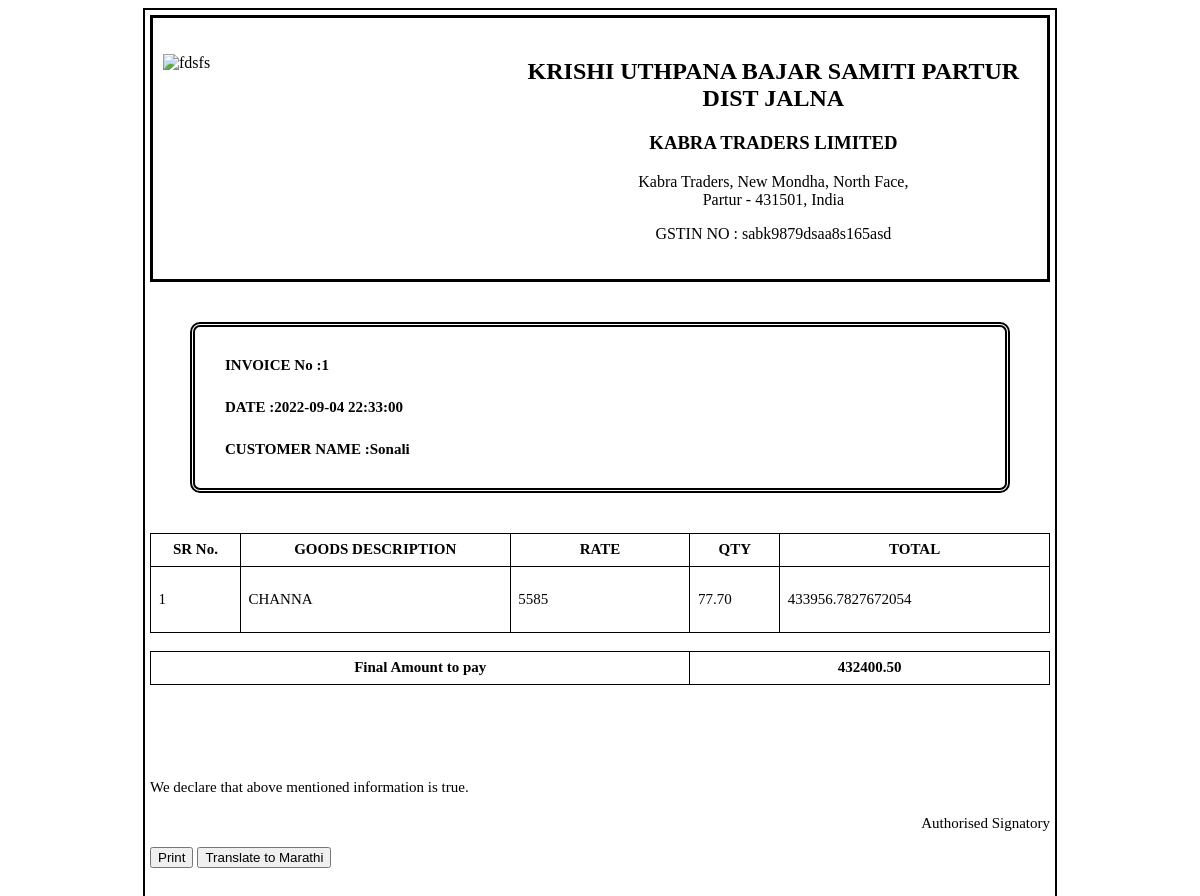
Page /showbill/1 on the committed database.
### app.py (models this page shows)
class customer(db.Model):
    sno = db.Column(db.Integer, primary_key=True)
    name = db.Column(db.String(80), unique=False, nullable=False)
    gaav = db.Column(db.String(80), unique=False, nullable=False)
    ptype = db.Column(db.String(80), unique=False, nullable=False)
    count = db.Column(db.Integer, unique=False, nullable=False)
    dname = db.Column(db.String(80), unique=False, nullable=False)
    phone = db.Column(db.String(12), unique=False, nullable=True)
    rate = db.Column(db.Integer, unique=False, nullable=True)
    total = db.Column(db.Integer, unique=False, nullable=True)
    weight = db.Column(db.Numeric(10, 2), unique=False, nullable=True)
    hamali = db.Column(db.Integer, unique=False, nullable=True)
    battav = db.Column(db.Integer, unique=False, nullable=True)
    moisture = db.Column(db.Integer, unique=False, nullable=True)
    date = db.Column(db.String(120), unique=False, nullable=True)

### app.py (the view)
@app.route("/showbill/<string:sno>")
def showbill(sno):
    data = customer.query.filter_by(sno=sno).first()
    finalamt=final_price(data.weight,data.rate)
    return render_template("billpdf.html",data = data,finalamt=finalamt)

### app.py (called while the page is built)
def final_price(weight,rate):
    charge = 20 * weight
    finalamt = (weight*rate) - charge
    return finalamt

### templates/billpdf.html (shortened to what this page needs)
<!DOCTYPE html>
<html>
<head>
</head>
<body>
  <div class="container">
    <div class="logo">
      <img src="https://res.cloudinary.com/dfrtu63wr/image/upload/v1684436213/logo_ozc3bf.jpg" alt="fdsfs">
    </div>
    <div class="names">
      <h2>KRISHI UTHPANA BAJAR SAMITI PARTUR DIST JALNA</h2>
      <h3>KABRA TRADERS LIMITED</h3>
      <div class="address">
        Kabra Traders, New Mondha, North Face,<br />
        Partur - 431501, India
      </div>
      <p>GSTIN NO : sabk9879dsaa8s165asd</p>
    </div>
  </div>
  <div class="tbl">
    <div class="invoice">
      <div class="row">
        <div class="col-4">INVOICE No :{{data.sno}}</div>
      </div>
      <div class="row">
        <div class="col-4">DATE :{{data.date}}</div>
      </div>
      <div class="row">
        <div class="col-4">CUSTOMER NAME :{{data.name}}</div>
      </div>
    </div>
  </div>
  <div class="item-description">
    <table class="table">
      <tr>
        <th width="10%">SR No.</th>
        <th width="30%">GOODS DESCRIPTION</th>
        <th width="20%">RATE</th>
        <th width="10%">QTY</th>
        <th width="30%">TOTAL</th>
      </tr>
      <tr>
        <td>{{data.sno}}</td>
        <td>{{data.ptype}}</td>
        <td>{{data.rate}}</td>
        <td>{{data.weight}}</td>
        <td>{{data.total}}</td>
      </tr>
    </table>
    <br>
    <table class="table">
      <tr>
        <th width="60%">Final Amount to pay</th>
        <th width="40%">{{finalamt}}</th>
      </tr>
    </table>
    <div class="declaration">
      <p>We declare that above mentioned information is true.</p>
    </div>
  </div>
  <div class="signature">
    <p>Authorised Signatory</p>
  </div>
  <button onclick="printPage()">Print</button>
  <button id="translateButton">Translate to Marathi</button>
</body>
</html>

### templates/billpdf.html (style rules this page uses)
body { height: 1000px; width: 900px; margin-left: auto; margin-right: auto; padding: 5px; border: 2px solid black; }
.container { font-family: 'Playfair Display', serif; border: 3px solid black; display: flex; align-items: center; justify-content: space-between; padding: 10px; }
.logo { width: 50%; }
img { display: block; width: 50mm; height: 50mm; }
.names { text-align: center; padding: 10px; }
.tbl { border: 5px double black; border-radius: 10px; margin: 40px; padding: 15px; }
.row { display: flex; padding: 5px; margin: 5px; }
.col-4 { display: flex; font-size: 15px; font-weight: bold; padding: 5px; }
.table { width: 100%; border-collapse: collapse; font-size: 15px; }
.table th, .table td { border: 1px solid black; padding: 2mm; }
.table td { height: 50px; }
.declaration { margin-top: 25mm; font-size: 15px; }
.signature { margin-top: 5mm; text-align: right; font-size: 15px; }

### rows in the picture
customer: sno "1", date "2022-09-04 22:33:00", name "Sonali", ptype "CHANNA", rate "5585", weight "77.70", total "433956.7827672054"

### other values in the picture
{{ finalamt }} "432400.50"
